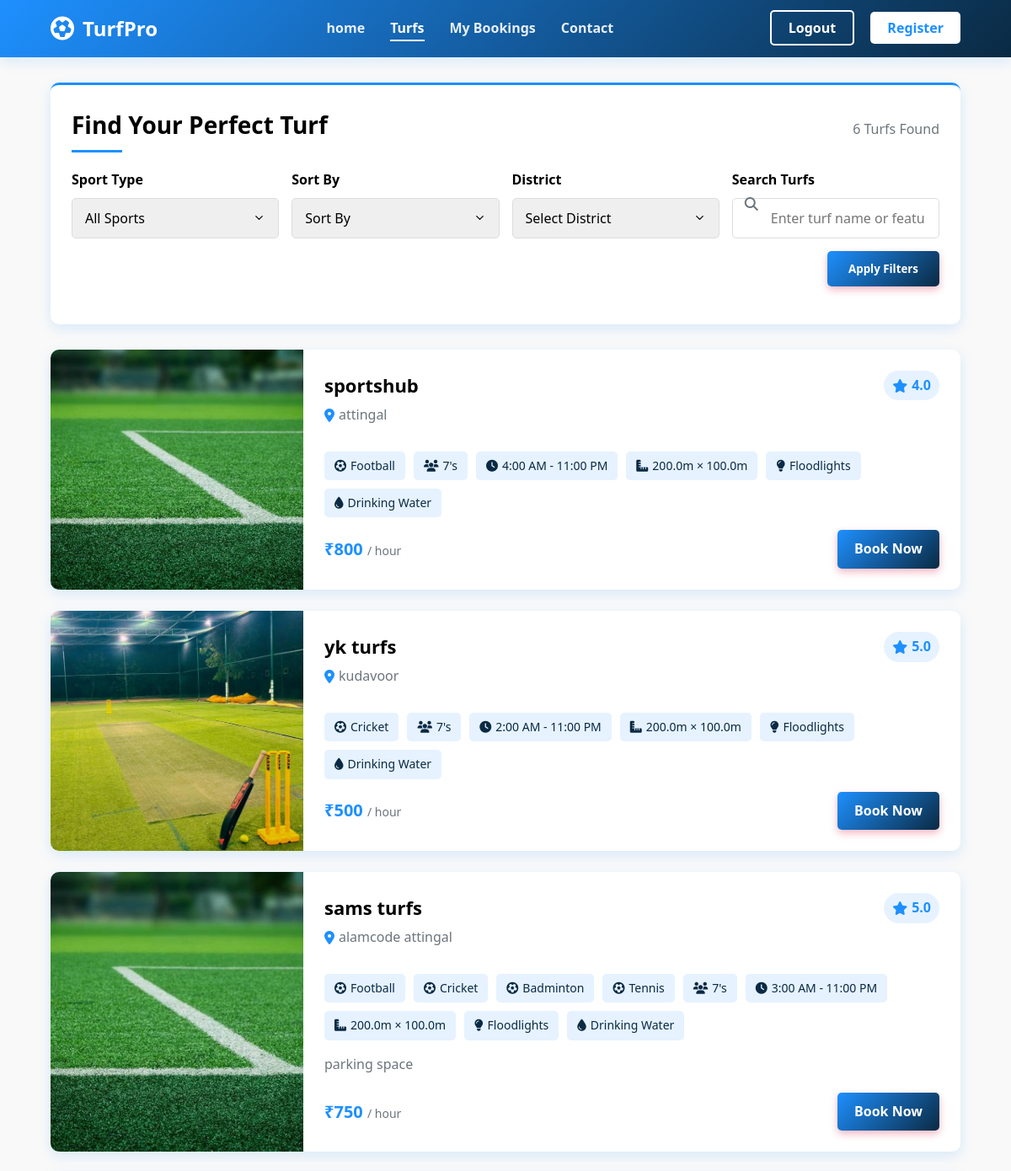
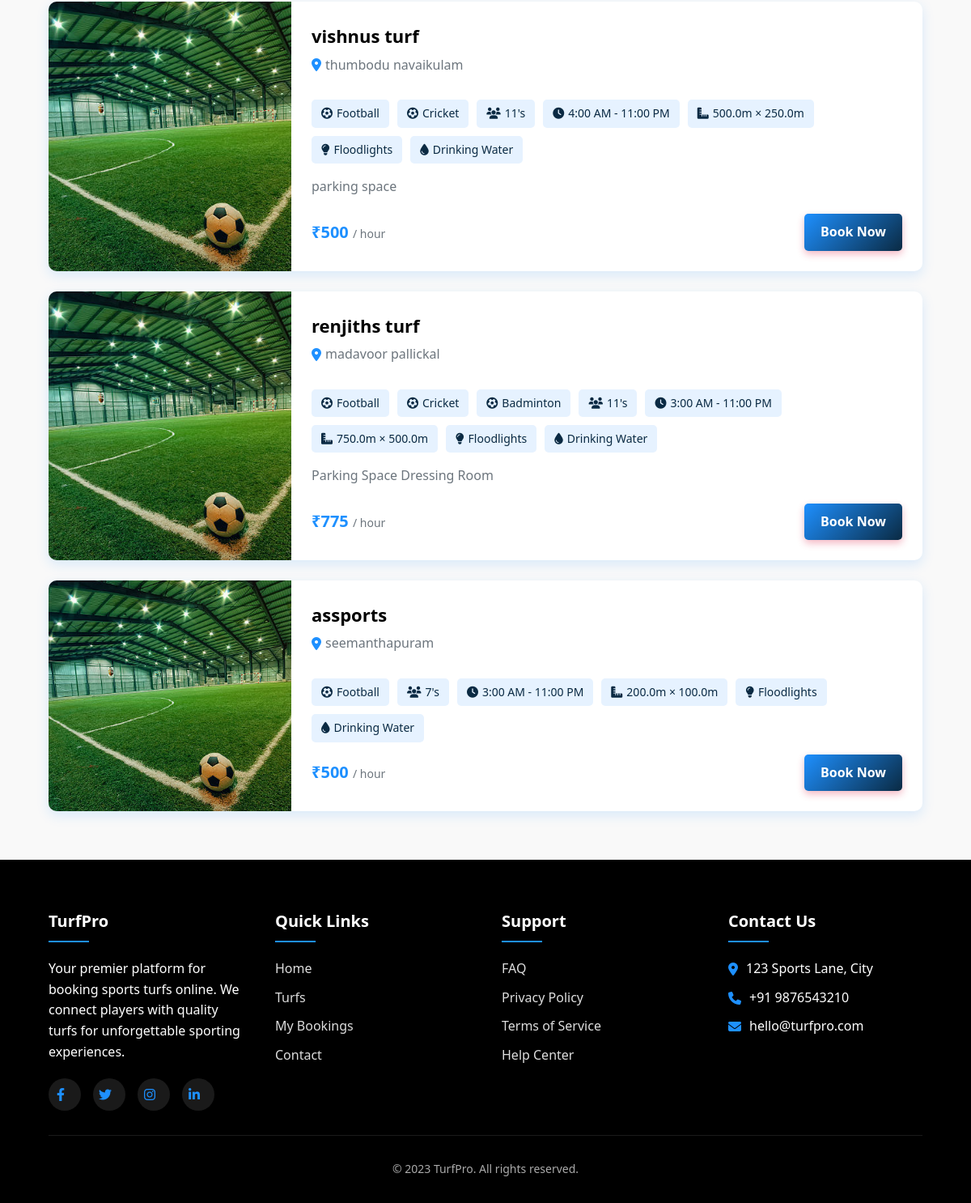
/turfs/ (signed in), run on the app's committed database (2 pictures, top to bottom).
### Turfapp/models.py (models this page shows, shortened)
class Turf_details(models.Model):
    owner = models.ForeignKey(CustomUser, on_delete=models.CASCADE, related_name='turf')
    name = models.CharField(max_length=20)
    location = models.CharField(max_length=50)
    price = models.CharField(max_length=5)
    opening_time = models.TimeField(null=True, blank=True)
    closing_time = models.TimeField(null=True, blank=True)
    sport_types = models.ManyToManyField(SportType, related_name='turf')
    image = models.ImageField(upload_to='turf_images/', null=True, blank=True)
    length = models.FloatField(null=True, blank=True)
    width = models.FloatField(null=True, blank=True)
    has_floodlight = models.BooleanField(default=False)
    has_drinking_water = models.BooleanField(default=False)
    is_approved = models.BooleanField(default=False)
    PLAYER_CAPACITY_CHOICES = [
        ('5', "5's"),
        ('7', "7's"),
        ('11', "11's"),
    ]
    player_capacity = models.CharField(
        max_length=2,
        choices=PLAYER_CAPACITY_CHOICES,
        null=True,
        blank=True
    )
    DISTRICTS = [
    ("Thiruvananthapuram", "Thiruvananthapuram"),
    ("Kollam", "Kollam"),
    ("Pathanamthitta", "Pathanamthitta"),
    ("Alappuzha", "Alappuzha"),
    ("Kottayam", "Kottayam"),
    ("Idukki", "Idukki"),
    ("Ernakulam", "Ernakulam"),
    ("Thrissur", "Thrissur"),
    ("Palakkad", "Palakkad"),
    ("Malappuram", "Malappuram"),
    ("Kozhikode", "Kozhikode"),
    ("Wayanad", "Wayanad"),
    ("Kannur", "Kannur"),
    ("Kasaragod", "Kasaragod"),
    ]
    district = models.CharField(choices=DISTRICTS,null=True,max_length=20,blank=True)
    extra_features = models.TextField(
        null=True,
        blank=True,
        help_text="Any other features not listed above"
    )
    STATUS_CHOICES =[('enabled','Enabled'),('disabled','Disabled')]
    status = models.CharField(max_length=10,choices=STATUS_CHOICES,default='enabled')
    @property
    def average_rating(self):
        ratings = self.ratings.all()
        return round(sum(r.value for r in ratings) / ratings.count(), 1) if ratings.exists() else 0

class Rating(models.Model):
    turf = models.ForeignKey(Turf_details, related_name="ratings", on_delete=models.CASCADE)
    user = models.ForeignKey(CustomUser, on_delete=models.CASCADE)
    value = models.IntegerField(validators=[MinValueValidator(0), MaxValueValidator(5)],default=0)  # rating 1–5
    class Meta:
        unique_together = ('turf', 'user')

class SportType(models.Model):
    name = models.CharField(max_length=20, unique=True)

### Turfapp/views.py (the view)
# urls.py: path("turfs/",views.Turfs,name="turfs"),
@login_required
def Turfs(request):
    turfs = Turf_details.objects.filter(status='enabled',is_approved=True)
    search_query = request.GET.get('q', '').strip()
    selected_sport = request.GET.get('sport', '').strip()
    selected_sort = request.GET.get('sort', '').strip()
    selected_district = request.GET.get('district', '').strip()
    if selected_district:
        turfs = turfs.filter(district=selected_district)
    if search_query:
        turfs = turfs.filter(
            Q(location__icontains=search_query) | Q(name__icontains=search_query)
        )
    if selected_sport:
        turfs = turfs.filter(sport_types__id=selected_sport)
    if selected_sort == "price":
        turfs = turfs.order_by("price")
    elif selected_sort == "rating":
        turfs = turfs.order_by("ratings")   # ✅ correct field
    sports = SportType.objects.all()
    return render(request, "turf.html", {
        'turfs': turfs,
        'sports': sports,
        'selected_sport': selected_sport,
        'selected_sort': selected_sort,
        'selected_district': selected_district,
        'search_query': search_query,
    })

### Turfapp/templates/turf.html (shortened to what this page needs)
<!DOCTYPE html>
<html lang="en">
<head>
    <link rel="stylesheet" href="https://cdnjs.cloudflare.com/ajax/libs/font-awesome/6.4.0/css/all.min.css">
</head>
<body>
    <header>
        <nav class="navbar">
            <a href="index.html" class="logo">
                <i class="fas fa-futbol"></i>
                TurfPro
            </a>
            <ul class="nav-links">
                {% if request.user.role == 'admin' %}
                <li><a href="{% url 'admin_dashboard' %}">home</a></li>
                {%else%}
                <li><a href="{% url 'home' %}">home</a></li>
                {% endif %}
                <li><a href="{% url 'turfs' %}" class="active">Turfs</a></li>
                <li><a href="{% url 'player_booking' %}">My Bookings</a></li>
                <li><a href="contact.html">Contact</a></li>
            </ul>
            <div class="nav-buttons">
                <a href="{% url 'logout' %}" class="btn btn-outline">Logout</a>
                <a href="register.html" class="btn btn-solid">Register</a>
            </div>
        </nav>
    </header>
    <div class="main-container">
        <form method="get" action="{% url 'turfs' %}">
            <section class="search-section">
                <div class="search-header">
                    <h1>Find Your Perfect Turf</h1>
                    <div class="results-count">{{ turfs|length }} Turfs Found</div>
                </div>
                <div class="search-filters">
                    <div class="filter-group">
                        <label for="sport">Sport Type</label>
                        <select id="sport" name="sport" class="filter-control">
                            <option value="">All Sports</option>
                        </select>
                    </div>
                    <div class="filter-group">
                        <label for="sort">Sort By</label>
                        <select id="sort" name="sort" class="filter-control">
                            <option value="">Sort By</option>
                        </select>
                    </div>
                    <div class="filter-group">
    <label for="district">District</label>
    <select id="district" name="district" class="filter-control">
        <option value="">Select District</option>
    </select>
</div>
                    <div class="filter-group search-box">
                        <label for="search">Search Turfs</label>
                        <input type="text" id="search" name="q" value="{{ search_query }}" placeholder="Enter turf name or feature">
                        <i class="fas fa-search"></i>
                    </div>
                    <div class="apply-filters">
                        <button type="submit" class="apply-btn">Apply Filters</button>
                    </div>
                </div>
            </section>
        </form>
        <section class="turf-list">
            {% for turf in turfs %}
            <div class="turf-card">
                <div class="turf-image">
                    {% if turf.image %}
                    <img src="{{ turf.image.url }}" alt="{{ turf.name }}">
                    {% else %}
                    <img src="https://via.placeholder.com/300x200?text=No+Image" alt="No image available">
                    {% endif %}
                </div>
                <div class="turf-details">
                    <div class="turf-header">
                        <div class="turf-title">
                            <h2>{{ turf.name }}</h2>
                            <div class="turf-location">
                                <i class="fas fa-map-marker-alt"></i> {{ turf.location }}
                            </div>
                        </div>
                        {% if turf.average_rating %}
                        <div class="turf-rating">
                            <i class="fas fa-star"></i> {{ turf.average_rating|floatformat:1 }}
                        </div>
                        {% endif %}
                    </div>
                    <div class="turf-features">
                        {% for sport_type in turf.sport_types.all %}
                        <div class="feature-badge">
                            <i class="fas fa-futbol"></i> {{ sport_type.name }}
                        </div>
                        {% endfor %}
                        {% if turf.player_capacity %}
                        <div class="feature-badge">
                            <i class="fas fa-users"></i> {{ turf.get_player_capacity_display }}
                        </div>
                        {% endif %}
                        {% if turf.opening_time and turf.closing_time %}
                        <div class="feature-badge">
                            <i class="fas fa-clock"></i> {{ turf.opening_time|time:"g:i A" }} -
                            {{turf.closing_time|time:"g:i A" }}
                        </div>
                        {% endif %}
                        {% if turf.length and turf.width %}
                        <div class="feature-badge">
                            <i class="fas fa-ruler-combined"></i> {{ turf.length }}m × {{ turf.width }}m
                        </div>
                        {% endif %}
                        {% if turf.has_floodlight %}
                        <div class="feature-badge">
                            <i class="fas fa-lightbulb"></i> Floodlights
                        </div>
                        {% endif %}
                        {% if turf.has_drinking_water %}
                        <div class="feature-badge">
                            <i class="fas fa-tint"></i> Drinking Water
                        </div>
                        {% endif %}
                    </div>
                    {% if turf.extra_features %}
                    <div class="turf-description">
                        {{ turf.extra_features }}
                    </div>
                    {% endif %}
                    <div class="turf-footer">
                        <div class="turf-price">
                            ₹{{ turf.price }} <span>/ hour</span>
                        </div>
                        <a href="{% url 'turf_booking' turf.id %}" class="btn-book">Book Now</a>
                    </div>
                </div>
            </div>
            {% endfor %}
        </section>
    </div>
    <footer>
        <div class="footer-content">
            <div class="footer-column">
                <h3>TurfPro</h3>
                <p>Your premier platform for booking sports turfs online. We connect players with quality turfs for
                    unforgettable sporting experiences.</p>
                <div class="social-links">
                    <a href="#"><i class="fab fa-facebook-f"></i></a>
                    <a href="#"><i class="fab fa-twitter"></i></a>
                    <a href="#"><i class="fab fa-instagram"></i></a>
                    <a href="#"><i class="fab fa-linkedin-in"></i></a>
                </div>
            </div>
            <div class="footer-column">
                <h3>Quick Links</h3>
                <ul>
                    <li><a href="{% url 'home' %}">Home</a></li>
                    <li><a href="{% url 'turfs' %}">Turfs</a></li>
                    <li><a href="{% url 'player_booking' %}">My Bookings</a></li>
                    <li><a href="contact.html">Contact</a></li>
                </ul>
            </div>
            <div class="footer-column">
                <h3>Support</h3>
                <ul>
                    <li><a href="faq.html">FAQ</a></li>
                    <li><a href="privacy.html">Privacy Policy</a></li>
                    <li><a href="terms.html">Terms of Service</a></li>
                    <li><a href="help.html">Help Center</a></li>
                </ul>
            </div>
            <div class="footer-column">
                <h3>Contact Us</h3>
                <ul>
                    <li><i class="fas fa-map-marker-alt"></i> 123 Sports Lane, City</li>
                    <li><i class="fas fa-phone"></i> +91 9876543210</li>
                    <li><i class="fas fa-envelope"></i> hello@turfpro.com</li>
                </ul>
            </div>
        </div>
        <div class="copyright">
            <p>&copy; 2023 TurfPro. All rights reserved.</p>
        </div>
    </footer>
</body>
</html>

### data on the page
Turf_details: image (picture), name "sportshub", location "attingal", average_rating "4.0", player_capacity "7's", opening_time "4:00 AM", closing_time "11:00 PM", length "200.0", width "100.0", has_floodlight True (drawn), has_drinking_water True (drawn), price "800"
SportType: name "Football"
Turf_details: image (picture), name "yk turfs", location "kudavoor", average_rating "5.0", player_capacity "7's", opening_time "2:00 AM", closing_time "11:00 PM", length "200.0", width "100.0", has_floodlight True (drawn), has_drinking_water True (drawn), price "500"
SportType: name "Cricket"
Turf_details: image (picture), name "sams turfs", location "alamcode attingal", average_rating "5.0", player_capacity "7's", opening_time "3:00 AM", closing_time "11:00 PM", length "200.0", width "100.0", has_floodlight True (drawn), has_drinking_water True (drawn), extra_features "parking space", price "750"
SportType: name "Badminton"
SportType: name "Tennis"
Turf_details: image (picture), name "vishnus turf", location "thumbodu navaikulam", player_capacity "11's", opening_time "4:00 AM", closing_time "11:00 PM", length "500.0", width "250.0", has_floodlight True (drawn), has_drinking_water True (drawn), extra_features "parking space", price "500"
Turf_details: image (picture), name "renjiths turf", location "madavoor pallickal", player_capacity "11's", opening_time "3:00 AM", closing_time "11:00 PM", length "750.0", width "500.0", has_floodlight True (drawn), has_drinking_water True (drawn), extra_features "Parking Space Dressing Room", price "775"
Turf_details: image (picture), name "assports", location "seemanthapuram", player_capacity "7's", opening_time "3:00 AM", closing_time "11:00 PM", length "200.0", width "100.0", has_floodlight True (drawn), has_drinking_water True (drawn), price "500"

### other printed values
{{ turfs|length }} "6"
